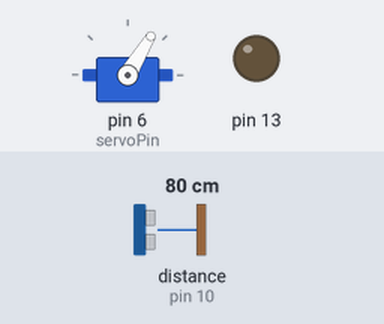
The sketch below on a simulated Arduino Uno, built with avr-gcc and run on an emulated ATmega328P. Parts: servo, output pins drawn as LEDs (lit = HIGH). Wiring (inferred from the names in the program): ultrasonic range finder: trigger pin 9; echo pin 10. Inputs (shaded band) come from the test bench; at power-on: distance to the obstacle (sensor on pin 10) 80 cm. The echo pulse lasts 58.3 µs per cm; pins used as bus, display or sensor lines are not drawn; what the sketch prints to the serial monitor is not drawn.

Above: at 1.2 s.
1.3 s: distance to the obstacle (sensor on pin 10) set to 9 cm
At 2.4 s:
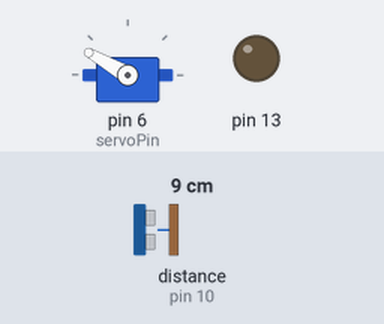
4.3 s: distance to the obstacle (sensor on pin 10) set to 2 cm
At 5.4 s:
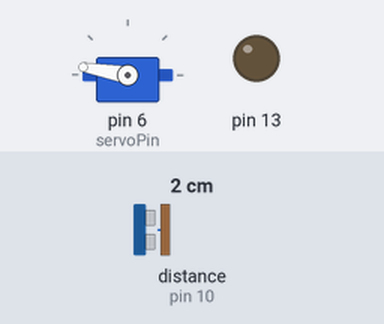
7.3 s: distance to the obstacle (sensor on pin 10) set to 18 cm
At 8.4 s:
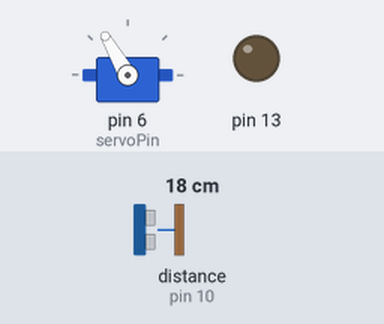
Timing chart, 0 to 10.3 s (numbered marks = the images above; inputs shaded):
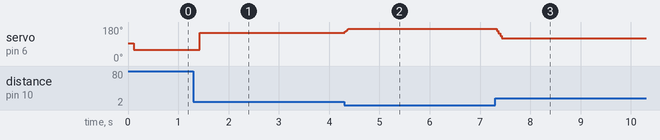

The sketch:

Code_Arduino.ino
```cpp
#include <Servo.h>
// 130 --> 0
//Pins numbers
const int trigPin = 9;
const int echoPin = 10;
const int windowSize = 20;
int commandSmooth ;
int distances[windowSize];
int Oldcommand = 1500 ;
int currentIndex = 0;
int servoPin = 6 ;
//Variables
long duration;          //Time it Took for Sound to Comeback
int distance;           //Location of Ball from Sensor
int pos = 0;          //Servo Position
double StartAngle = 1500;    //Angle of servo when beam is parallel to the ground
double pError,iError,dError;  //Error values associated with PID
double Output;          //Sum of error values multiplied by their corresponding gains
double prevError;         //Error from previous iteration
unsigned long prevTime,now;   //Previous time and current time
double dt;            //Change in time
int receivedValue = 0;

int Setpoint = 25;         //Desired point on the beam
//Gains
float Kp = 35;      //Proportional constant
float Ki = 0;       //Integration constant
float Kd = 5;

Servo servo;            //Create servo object to control the servo

//Initial setup
void setup() {
  pinMode(trigPin, OUTPUT);   //Sets the trigPin as an Output
  pinMode(echoPin, INPUT);    //Sets the echoPin as an Input

  servo.attach(servoPin);     //Attaches the servo on pin 13 to the servo object
  servo.write(StartAngle);    //Initiate the motor to the horizonal angle
    pinMode(13,OUTPUT);

  Serial.begin(9600);       //Starts the serial communication
}


void loop() {

 while (true) {
 long duration, distance;
  digitalWrite(trigPin, LOW);
  delayMicroseconds(2);
  digitalWrite(trigPin, HIGH);
  delayMicroseconds(10);
  digitalWrite(trigPin, LOW);
  duration = pulseIn(echoPin, HIGH);

  distance = duration / 58  ;
  if (distance>35){
    distance = 35;
  }
  Serial.print(distance);
  Serial.print('\t');
  distances[currentIndex] = distance;
  currentIndex = (currentIndex + 1) % windowSize;
  float sum = 0;
  for (int i = 0; i < windowSize; i++) {
    sum += distances[i];
  }

  int filteredDistance = sum / windowSize;

  //Serial.print("Distance: ");
  //Serial.println(Setpoint);
  //Serial.print("Distance: ");
  Serial.println(filteredDistance);
  //Serial.print("\tSet Point: ");
  //Serial.println(10*Setpoint);


  now = millis();
  dt = (now - prevTime);
  pError = Setpoint - filteredDistance; // 25 - 10 = 15
  dError = (pError - prevError) / dt;
  iError = iError + (pError * dt);
  if (iError > 10) {
    iError = 10;        //Error greater than 10 are ignored; noise
  }

  Output = Kp * pError + Ki * iError + Kd * dError;
  //Serial output
  //Serial.print("PID: ");
  //Serial.println(Output);

  //Upper and Lower Bound of PID
  if (Output >800) {
    Output = 800;
  }
  if (Output <-500) {
    Output = -500;
  }

  servo.writeMicroseconds(StartAngle+Output);
  //Serial.println(StartAngle+Output);
  //Oldcommand = (StartAngle+Output) * 0.05;

  //Set previous error and time
  prevError = pError;
  prevTime = now;


 }
}
```

Measured:
- after the input at 1.3 s, servo on pin 6 (servoPin): 59° → 150° after 0.13 s
- after the input at 4.3 s, servo on pin 6 (servoPin): 150° → 170° at once
- after the input at 7.3 s, servo on pin 6 (servoPin): 170° → 120° at once
